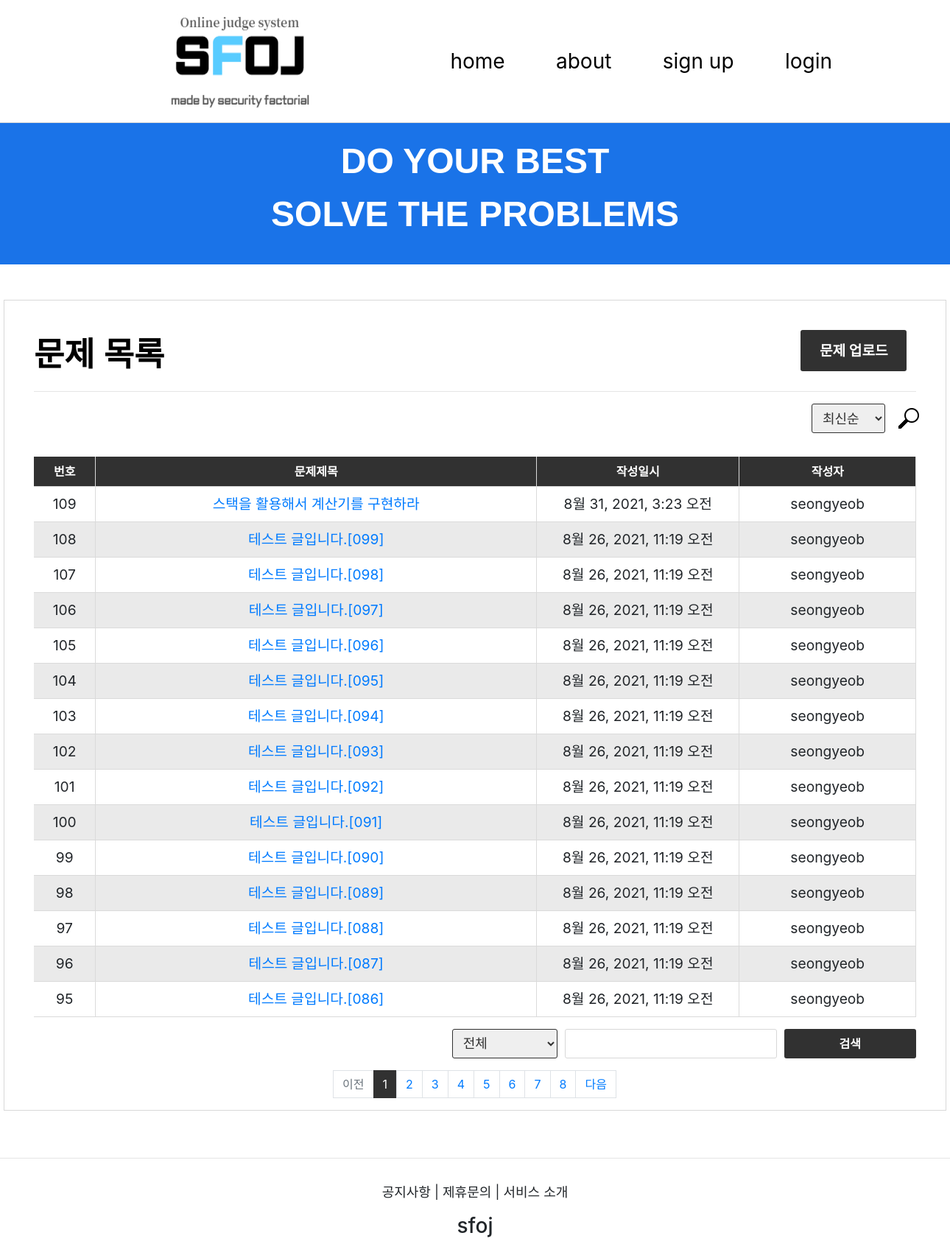
Screenshot of /sfoj_system/list/ with the database file from the repository.
### sfoj_system/models.py (models this page shows)
class Board(models.Model):
    index = models.AutoField(primary_key=True)
    user_id = models.ForeignKey(User,on_delete=models.CASCADE) #uploads 렌더링함수에서 사용
    title = models.CharField(max_length=100)
    content = models.TextField()
    hit = models.IntegerField(default=0)
    reg_date = models.DateTimeField(null=True)

### sfoj_system/views.py (the view, shortened to what this page needs)
# urls.py: path('list/',views.list, name = 'list'),
def list(request):
    page = request.GET.get('page', '1')  # 페이지
    kw = request.GET.get('kw','') # 검색어(keyword)
    so = request.GET.get('so','recent') # 정렬기준(sorting option), default = recent
    type = request.GET.get('search_type','all')
    if so == 'old': # 오래된순
        board_list = Board.objects.order_by('reg_date')
    else: # 최신순
        board_list = Board.objects.order_by('-reg_date')
    paginator = Paginator(board_list, 15)  # 한 페이지에 15개씩
    page_obj = paginator.get_page(page)
    context = {'board_list': page_obj,'page':page,'kw': kw, 'so':so, 'search_type': type }
    return render(request, 'sfoj_system/Board_list.html', context)

### sfoj_system/templatetags/sfoj_filter.py (called while the page is built)
@register.filter
def sub(value, arg):
    return value - arg

### templates/sfoj_system/Board_list.html (shortened to what this page needs)
{% extends 'base.html' %}
{% load sfoj_filter %}
{% block content %}
{% load static %}
<div class="blue_sec">
    <div class="container">
        <div style="font-size:4rem;">
        <div class="top_info_lead">DO YOUR BEST<br>
        <span class="top_info_lead">Solve the problems</span>
    </div>
    </div>
</div>
</div>
<div class="board_list_my_box">
    <div style="padding:2.5rem 2.5rem 0 2.5rem">
        <div class="board_list_my_box_title">
            <div class="board_list_title" >문제 목록</div>
                    <div>
                        <button class="bg_btn_style" style="margin-left:54rem;" onclick="location.href='{%url 'sfoj_system:uploads' %}'">문제 업로드</button>
                    </div>
                </div>
                <hr>
         <div class="my-3 board_list_so_group">
            <select class="board_list_so_option so">
                <option value="recent" {% if so == 'recent' %}selected{% endif %}>최신순</option>
            </select>
             <button id="btn_so" class="board_list_so_btn" type="button"><img src="{% static 'assets/img/button_search.png' %}"></button>
        </div>
    <table id="short_table" class="board_list_table" style="margin-top:2rem;">
        <thead>
        <tr>
            <th class="board_list_table_th" style="width:7%">번호</th>
            <th class="board_list_table_th" style="width:50%">문제제목</th>
            <th class="board_list_table_th" style="width:23%">작성일시</th>
            <th class="board_list_table_th" style="width:20%">작성자</th>
        </tr>
        </thead>
        <tbody class="index">
        {% if board_list %}
        {% for board in board_list %}
        <tr>
            <td class="board_list_table_td">
                {{ board_list.paginator.count|sub:board_list.start_index|sub:forloop.counter0|add:1 }}
            </td>
            <td class="board_list_table_td">
                <a href="{% url 'sfoj_system:detail' board.index %}">{{ board.title }}</a>
            </td>
            <td class="board_list_table_td">{{ board.reg_date }}</td>
            <td class="board_list_table_td">{{ board.user_id }}</td>
        </tr>
        {% endfor %}
        {% else %}
        <tr>
            <td colspan="3">질문이 없습니다.</td>
        </tr>
        {% endif %}
        </tbody>
    </table>
        <div class="justify-content-end1 my-3" style="margin-left:30rem">
        <div class="my-col board_list_search_group">
            <select class="board_list_search_option search_type" style="width:20%">
                <option value="all" {% if search_type == 'all' %}selected{% endif %}>전체</option>
            </select>
            <input type="text" class="kw" style="width:40%" value="{{ kw|default_if_none:'' }}">
            <button id="btn_search" style="width:25%" class="board_list_search_btn" type="button">검색</button>
        </div>
        </div>
    <ul class="pagination justify-content-center">
        {% if board_list.has_previous %}
        <li class="page-item">
            <a class="my_page_link" data-page="{{ board_list.previous_page_number }}" href="#">이전</a>
        </li>
        {% else %}
        <li class="page-item disabled">
            <a class="my_page_link" tabindex="-1" aria-disabled="true" href="#">이전</a>
        </li>
        {% endif %}
        {% for page_number in board_list.paginator.page_range %}
            {% if page_number == board_list.number %}
            <li class="page-item active" aria-current="page">
                <a class="my_page_link" data-page="{{ page_number }}" href="#">{{ page_number }}</a>
            </li>
            {% else %}
            <li class="page-item">
                <a class="my_page_link" data-page="{{ page_number }}" href="#">{{ page_number }}</a>
            </li>
            {% endif %}
        {% endfor %}
        {% if board_list.has_next %}
        <li class="page-item">
            <a class="my_page_link" data-page="{{ board_list.next_page_number }}" href="#">다음</a>
        </li>
        {% else %}
        <li class="page-item disabled">
            <a class="my_page_link" tabindex="-1" aria-disabled="true" href="#">다음</a>
        </li>
        {% endif %}
    </ul>
</div>
</div>
{% endblock %}

### templates/base.html (shortened to what this page needs)
{% load static %}
<!doctype html>
<html lang="ko">
<head>
        <link href="{% static 'css/styles.css' %}" rel="stylesheet" />
        <link href="{% static 'bootstrap.min.css' %}" rel="stylesheet" />
    </head>
<body>
    {% include "navbar.html" %}
{% block content %}
{% endblock %}
    <br>
    <br>
    <hr>
    {% include "footer.html" %}
</body>
</html>

### templates/navbar.html (shortened to what this page needs)
{% load static %}
    <nav class="navbar">
        <div class="navbar_logo">
            {% load static %}
            <a href="/"><img style="width:300px;height:150px;"src="{% static 'assets/img/sfoj_logo.jpg' %}"></a>
        </div>
        <ul class="navbar_menu">
            <li>
                <a class="navbar_menu" href="{% url 'sfoj_system:index' %}">home</a>
                <a class="navbar_menu" href="https://sites.google.com/d/1FmwHjb7_15XeQMd3oYBnXJvYB9_HtsCU/p/1MujXOH0Oi-tMGNoON-CtXv76fAxJHLHV/edit">about</a>
                <a class="navbar_menu" href="{% url 'common:signup' %}">sign up</a>
                {% if user.is_authenticated %}
                <span class="navbar_menu_lgnout" style="font-weight:bold">({{ user.username }})님</span> <a class="navbar_menu_lgnout" href="{%url 'common:logout' %}">logout</a>
                {% else %}
                <a class="navbar_menu" href="{%url 'common:login' %}">login</a>
                {% endif %}
            </li>
        </ul>
    </nav>

### templates/footer.html
{% load static %}
<div style="text-align:center; margin-top:2rem;">
    <div style="font-size:18px;">
        <span>공지사항</span> |
        <span>제휴문의</span> |
        <span>서비스 소개</span>
    </div>
    <div style="margin-top:1rem;">
      <h3>sfoj</h3>
    </div>
</div>

### rows the page displays
Board: paginator.count|sub "109", title "스택을 활용해서 계산기를 구현하라", reg_date "8월 31, 2021, 3:23 오전", user_id "seongyeob"
Board: paginator.count|sub "108", title "테스트 글입니다.[099]", reg_date "8월 26, 2021, 11:19 오전", user_id "seongyeob"
Board: paginator.count|sub "107", title "테스트 글입니다.[098]", reg_date "8월 26, 2021, 11:19 오전", user_id "seongyeob"
Board: paginator.count|sub "106", title "테스트 글입니다.[097]", reg_date "8월 26, 2021, 11:19 오전", user_id "seongyeob"
Board: paginator.count|sub "105", title "테스트 글입니다.[096]", reg_date "8월 26, 2021, 11:19 오전", user_id "seongyeob"
Board: paginator.count|sub "104", title "테스트 글입니다.[095]", reg_date "8월 26, 2021, 11:19 오전", user_id "seongyeob"
Board: paginator.count|sub "103", title "테스트 글입니다.[094]", reg_date "8월 26, 2021, 11:19 오전", user_id "seongyeob"
Board: paginator.count|sub "102", title "테스트 글입니다.[093]", reg_date "8월 26, 2021, 11:19 오전", user_id "seongyeob"
Board: paginator.count|sub "101", title "테스트 글입니다.[092]", reg_date "8월 26, 2021, 11:19 오전", user_id "seongyeob"
Board: paginator.count|sub "100", title "테스트 글입니다.[091]", reg_date "8월 26, 2021, 11:19 오전", user_id "seongyeob"
Board: paginator.count|sub "99", title "테스트 글입니다.[090]", reg_date "8월 26, 2021, 11:19 오전", user_id "seongyeob"
Board: paginator.count|sub "98", title "테스트 글입니다.[089]", reg_date "8월 26, 2021, 11:19 오전", user_id "seongyeob"
Board: paginator.count|sub "97", title "테스트 글입니다.[088]", reg_date "8월 26, 2021, 11:19 오전", user_id "seongyeob"
Board: paginator.count|sub "96", title "테스트 글입니다.[087]", reg_date "8월 26, 2021, 11:19 오전", user_id "seongyeob"
Board: paginator.count|sub "95", title "테스트 글입니다.[086]", reg_date "8월 26, 2021, 11:19 오전", user_id "seongyeob"

### other values shown
{{ page_number }} "1"
{{ page_number }} "2" "3" "4" "5" "6" "7" "8"
